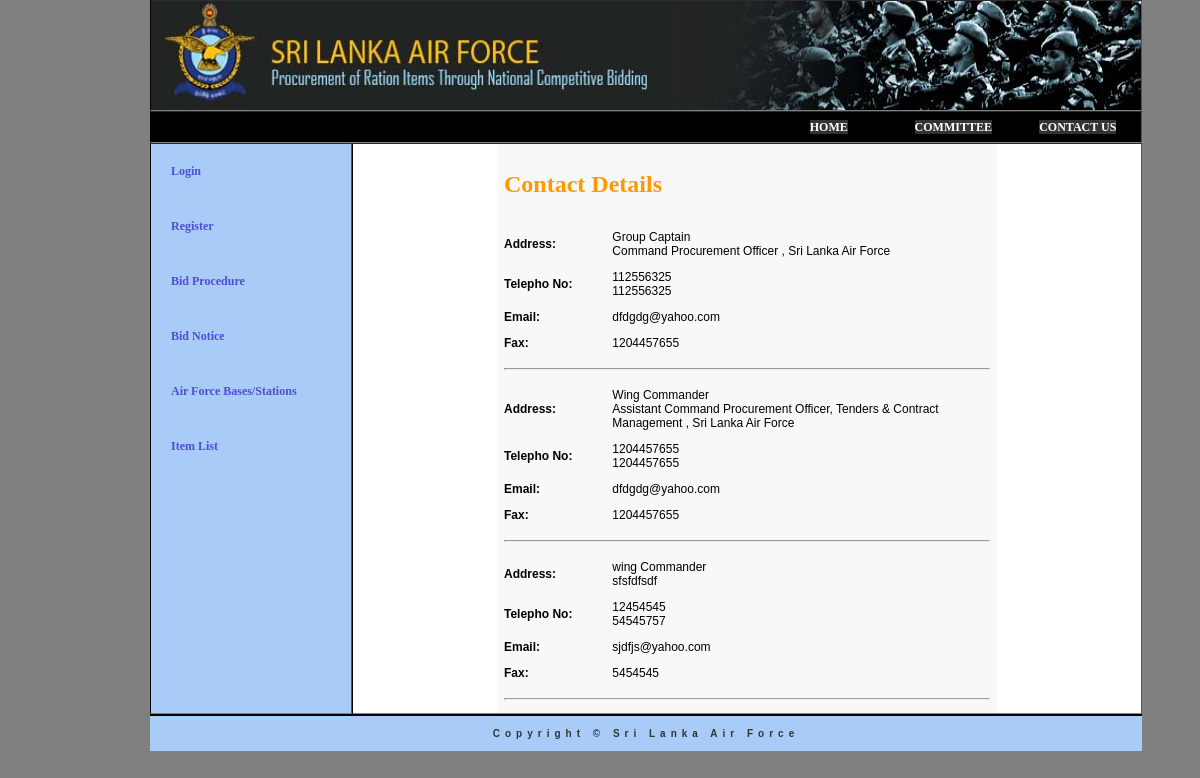
Screenshot of /contactUs.php with the database file from the repository.
### tables this page shows
CREATE TABLE IF NOT EXISTS `contactus` (
  `contactID` int(2) NOT NULL AUTO_INCREMENT,
  `year` varchar(25) NOT NULL,
  `Position` varchar(50) NOT NULL,
  `Address` varchar(150) NOT NULL,
  `teleNo1` int(10) NOT NULL,
  `teleNo2` int(10) NOT NULL,
  `fax` int(10) NOT NULL,
  `email` varchar(30) NOT NULL,
  PRIMARY KEY (`contactID`)
);

### contactUs.php (the view, shortened to what this page needs)
<!DOCTYPE html PUBLIC "-//W3C//DTD XHTML 1.0 Transitional//EN" "http://www.w3.org/TR/xhtml1/DTD/xhtml1-transitional.dtd">
<html xmlns="http://www.w3.org/1999/xhtml">
<head>
<link href="include/MyStyle.css" rel="stylesheet" type="text/css" media="all" />
<link href="SpryAssets/SpryMenuBarHorizontal.css" rel="stylesheet" type="text/css" />
</head>
<body>
<table width="990" border="1" cellspacing="0" cellpadding="0" class="maintable" bgcolor="#A8CBF7">
  <tr >
      <td  colspan="3"  height="109" bgcolor="#000000"><img src="images/new.jpg" width="990" height="109"></td>
  </tr>
  <tr>
    <td  colspan="3" height="30" align="center"  bgcolor="#000000">
	<?php
	include("include_Mainmenu.php");
	?>
</td>
  </tr>
  <tr>
    <td width="200" valign="top">
	<?php
	include("include_SubMenu.php");
	?>
	</td>
    <td width="790" valign="top" align="center"bgcolor="#FFFFFF">
  		 <?php
		include("Include_Connection.php");
		 $sql = "SELECT * FROM contactus";
 		$result = mysql_query($sql, $conn) or die(mysql_error());
  		?>
<table width="500" border="0" cellpadding="5" align="center" bgcolor="#89CBEB" class="subtable" >
  <tr>
    <td colspan="2" height="50" class="pageHeading"><h2>Contact Details</h2></td>
     </tr>
     	<?php
  		 while ($newArray = mysql_fetch_array($result))
 		{
		?>
  <tr>
    	<td width="100" ><strong>Address:</strong></td>
     	<td width="400" ><?php echo $newArray['Position'];?><br/><?php echo $newArray['Address'];?></td>
  </tr>
  <tr>
   		<td ><strong>Telepho No:</strong></td>
  		<td><?php echo $newArray['teleNo1'];?><br/><?php echo $newArray['teleNo2'];?></td></tr>
  <tr>
   		<td ><strong>Email:</strong></td>
   		<td><?php echo $newArray['email'];?></td>
  </tr>
   <tr>
    	<td ><strong>Fax:</strong></td>
   		<td><?php echo $newArray['fax'];?></td>
  </tr>
  <tr>
  		<td colspan="2"><hr /></td>
  </tr>
   		<?php }?>
</table>
   	 	</td>
  </tr>
  <tr>
    	<td colspan="3" align="center" class="copyr" height="35"> Copyright &copy; Sri Lanka Air Force</td>
  </tr>
</table>
</body>
</html>

### include_Mainmenu.php
<table width="990" border="0" cellpadding="0" align="center" height="30" >
  <tr align="center" class="text-style1">
    <td width="500" >&nbsp;</td>
    <td width="100" ><a href="index.php">HOME</a></td>
     <td width="100"><a href="committee.php">COMMITTEE</a></td>
    <td width="100"><a href="contactUs.php">CONTACT US</a></td>
  </tr>
</table>

### include_SubMenu.php
 <table width="200" border="0" cellspacing="0" class="mainmenu" cellpadding="20px">
  <tr>
    <td ><a href="login.php">Login</a></td>
  </tr>
  <tr>
    <td><a href="register.php">Register</a></td>
  </tr>
  <tr>
    <td><a href="related documents/tenderProcedure.pdf" target="_new">Bid Procedure</a></td>
  </tr>
  <tr>
    <td><a href="Tender Notice - Sri Lanka Air Force.pdf" target="_new">Bid Notice</a></td>
  </tr>
    <tr>
    <td><a href="stationList.php">Air Force Bases/Stations</a></td>
  </tr>
  <tr>
    <td><a href="item_list.php">Item List</a></td>
  </tr>
</table>

### include/MyStyle.css (style rules this page uses)
body { font-family: Georgia, "Times New Roman", Times, serif; font-size: 12px; background-color:#808080 ; margin-top: 0px; margin-right: 0px; margin-bottom: 0px; margin-left: 150px; }
img { background-color: #E5E5E5; border:; }
.mainmenu { font-family: Georgia, "Times New Roman", Times, serif; font-size: 13px; font-weight: bold; color: #333; text-decoration: none; background-color: #A8CBF7; }
.copyr { font-family: Verdana, Geneva, sans-serif; font-size: 10px; font-style: normal; font-weight: bold; font-variant: normal; color: #333; text-decoration: none; letter-spacing: 5px; border-top-width: 2px; border-right-width: 0px; border-bottom-width: 0px; border-left-width: 0px; border-top-color: #000; border-right-color: #000; border-bottom-color: #000; border-left-color: #000; }
.maintable { font-family: Verdana, Geneva, sans-serif; font-size: 12px; color: #000; margin: 0px; border-top-width: 0px; border-right-width: 0px; border-bottom-width: 0px; border-left-width: 0px; border-top-style: none; border-right-style: solid; border-bottom-style: none; border-left-style: solid; border-right-color: #000; border-left-color: #000; background-color: #A8CBF7; }
.subtable { font-family: Verdana, Geneva, sans-serif; font-size: 12px; background-color: #F8F8F8; border-top-color: #000; border-right-color: #000; border-bottom-color: #000; border-left-color: #000; border-top-width: 0px; border-right-width: 0px; border-bottom-width: 0px; border-left-width: 0px; }
a { font-family: Georgia, "Times New Roman", Times, serif; font-size: 12px; font-weight: bold; color: #4E4ED3; text-decoration: none; }
.text-style1 { font-family: Tahoma; font-size: 12px; text-decoration: none; }
.text-style1 a { text-decoration: none; color: #FFF; background-color: #333; }
.pageHeading { font-family: Georgia, "Times New Roman", Times, serif; font-size: 16px; color: #F90; font-weight: bold; }

### rows the page displays
contactus: Position "Group Captain", Address "Command Procurement Officer , Sri Lanka Air Force", teleNo1 "112556325", teleNo2 "112556325", email "dfdgdg@yahoo.com", fax "1204457655"
contactus: Position "Wing Commander", Address "Assistant Command Procurement Officer, Tenders & Contract Management , Sri Lanka Air Force", teleNo1 "1204457655", teleNo2 "1204457655", email "dfdgdg@yahoo.com", fax "1204457655"
contactus: Position "wing Commander", Address "sfsfdfsdf", teleNo1 "12454545", teleNo2 "54545757", email "sjdfjs@yahoo.com", fax "5454545"
